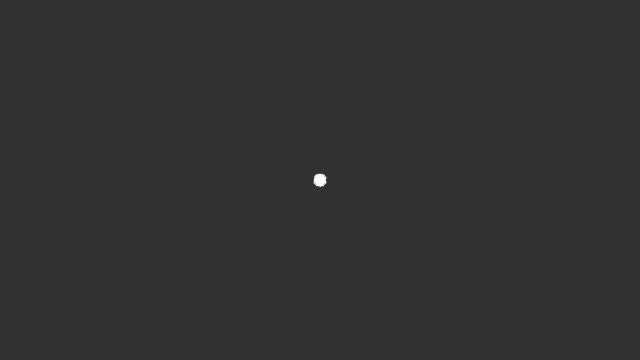
Frame 1 (no input)
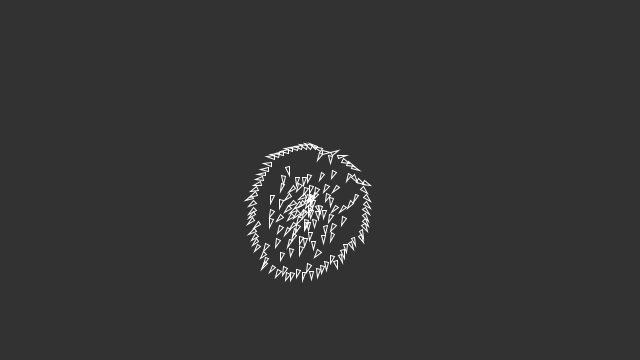
Frame 60 (the mouse pressed at the canvas centre just before this capture)
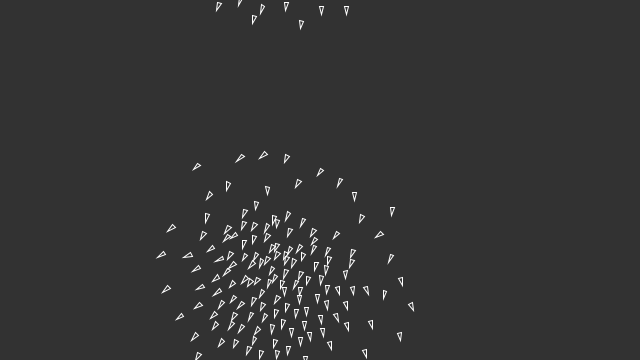
Frame 120 (the mouse held since frame 60 and released just before this capture)

The Processing sketch that drew these frames (run headless with seeded random() and noise(); from frame 60 on, the mouse is pressed at the canvas centre):

// Processing sketch: setinhas
// ── setinhas.pde
Flock flock;

void setup() {
  size(640, 360);
  flock = new Flock();
  // Add an initial set of boids into the system
  for (int i = 0; i < 150; i++) {
    flock.addBoid(new Boid(width/2,height/2));
  }
}

void draw() {
  background(50);
  flock.run();
}

// Add a new boid into the System
void mousePressed() {
  flock.addBoid(new Boid(mouseX,mouseY));
}



// The Flock (a list of Boid objects)

class Flock {
  ArrayList<Boid> boids; // An ArrayList for all the boids

  Flock() {
    boids = new ArrayList<Boid>(); // Initialize the ArrayList
  }

  void run() {
    for (Boid b : boids) {
      b.run(boids);  // Passing the entire list of boids to each boid individually
    }
  }

  void addBoid(Boid b) {
    boids.add(b);
  }

}




// The Boid class

class Boid {

  PVector position;
  PVector velocity;
  PVector acceleration;
  float r;
  float maxforce;    // Maximum steering force
  float maxspeed;    // Maximum speed

    Boid(float x, float y) {
    acceleration = new PVector(0, 0);

    // This is a new PVector method not yet implemented in JS
    // velocity = PVector.random2D();

    // Leaving the code temporarily this way so that this example runs in JS
    float angle = random(TWO_PI);
    velocity = new PVector(cos(angle), sin(angle));

    position = new PVector(x, y);
    r = 2.0;
    maxspeed = 2;
    maxforce = 0.03;
  }

  void run(ArrayList<Boid> boids) {
    flock(boids);
    update();
    borders();
    render();
  }

  void applyForce(PVector force) {
    // We could add mass here if we want A = F / M
    acceleration.add(force);
  }

  // We accumulate a new acceleration each time based on three rules
  void flock(ArrayList<Boid> boids) {
    PVector sep = separate(boids);   // Separation
    PVector ali = align(boids);      // Alignment
    PVector coh = cohesion(boids);   // Cohesion
    // Arbitrarily weight these forces
    sep.mult(1.5);
    ali.mult(1.0);
    coh.mult(1.0);
    // Add the force vectors to acceleration
    applyForce(sep);
    applyForce(ali);
    applyForce(coh);
  }

  // Method to update position
  void update() {
    // Update velocity
    velocity.add(acceleration);
    // Limit speed
    velocity.limit(maxspeed);
    position.add(velocity);
    // Reset accelertion to 0 each cycle
    acceleration.mult(0);
  }

  // A method that calculates and applies a steering force towards a target
  // STEER = DESIRED MINUS VELOCITY
  PVector seek(PVector target) {
    PVector desired = PVector.sub(target, position);  // A vector pointing from the position to the target
    // Scale to maximum speed
    desired.normalize();
    desired.mult(maxspeed);

    // Above two lines of code below could be condensed with new PVector setMag() method
    // Not using this method until Processing.js catches up
    // desired.setMag(maxspeed);

    // Steering = Desired minus Velocity
    PVector steer = PVector.sub(desired, velocity);
    steer.limit(maxforce);  // Limit to maximum steering force
    return steer;
  }

  void render() {
    // Draw a triangle rotated in the direction of velocity
    float theta = velocity.heading2D() + radians(90);
    // heading2D() above is now heading() but leaving old syntax until Processing.js catches up
    
    fill(400, 20);
    stroke(255);
    pushMatrix();
    translate(position.x, position.y);
    rotate(theta);
    beginShape(TRIANGLES);
    vertex(0, -r*2);
    vertex(-r, r*2);
    vertex(r, r*2);
    endShape();
    popMatrix();
  }

  // Wraparound
  void borders() {
    if (position.x < -r) position.x = width+r;
    if (position.y < -r) position.y = height+r;
    if (position.x > width+r) position.x = -r;
    if (position.y > height+r) position.y = -r;
  }

  // Separation
  // Method checks for nearby boids and steers away
  PVector separate (ArrayList<Boid> boids) {
    float desiredseparation = 25.0f;
    PVector steer = new PVector(0, 0, 0);
    int count = 0;
    // For every boid in the system, check if it's too close
    for (Boid other : boids) {
      float d = PVector.dist(position, other.position);
      // If the distance is greater than 0 and less than an arbitrary amount (0 when you are yourself)
      if ((d > 0) && (d < desiredseparation)) {
        // Calculate vector pointing away from neighbor
        PVector diff = PVector.sub(position, other.position);
        diff.normalize();
        diff.div(d);        // Weight by distance
        steer.add(diff);
        count++;            // Keep track of how many
      }
    }
    // Average -- divide by how many
    if (count > 0) {
      steer.div((float)count);
    }

    // As long as the vector is greater than 0
    if (steer.mag() > 0) {
      // First two lines of code below could be condensed with new PVector setMag() method
      // Not using this method until Processing.js catches up
      // steer.setMag(maxspeed);

      // Implement Reynolds: Steering = Desired - Velocity
      steer.normalize();
      steer.mult(maxspeed);
      steer.sub(velocity);
      steer.limit(maxforce);
    }
    return steer;
  }

  // Alignment
  // For every nearby boid in the system, calculate the average velocity
  PVector align (ArrayList<Boid> boids) {
    float neighbordist = 50;
    PVector sum = new PVector(0, 0);
    int count = 0;
    for (Boid other : boids) {
      float d = PVector.dist(position, other.position);
      if ((d > 0) && (d < neighbordist)) {
        sum.add(other.velocity);
        count++;
      }
    }
    if (count > 0) {
      sum.div((float)count);
      // First two lines of code below could be condensed with new PVector setMag() method
      // Not using this method until Processing.js catches up
      // sum.setMag(maxspeed);

      // Implement Reynolds: Steering = Desired - Velocity
      sum.normalize();
      sum.mult(maxspeed);
      PVector steer = PVector.sub(sum, velocity);
      steer.limit(maxforce);
      return steer;
    } 
    else {
      return new PVector(0, 0);
    }
  }

  // Cohesion
  // For the average position (i.e. center) of all nearby boids, calculate steering vector towards that position
  PVector cohesion (ArrayList<Boid> boids) {
    float neighbordist = 50;
    PVector sum = new PVector(0, 0);   // Start with empty vector to accumulate all positions
    int count = 0;
    for (Boid other : boids) {
      float d = PVector.dist(position, other.position);
      if ((d > 0) && (d < neighbordist)) {
        sum.add(other.position); // Add position
        count++;
      }
    }
    if (count > 0) {
      sum.div(count);
      return seek(sum);  // Steer towards the position
    } 
    else {
      return new PVector(0, 0);
    }
  }
}
